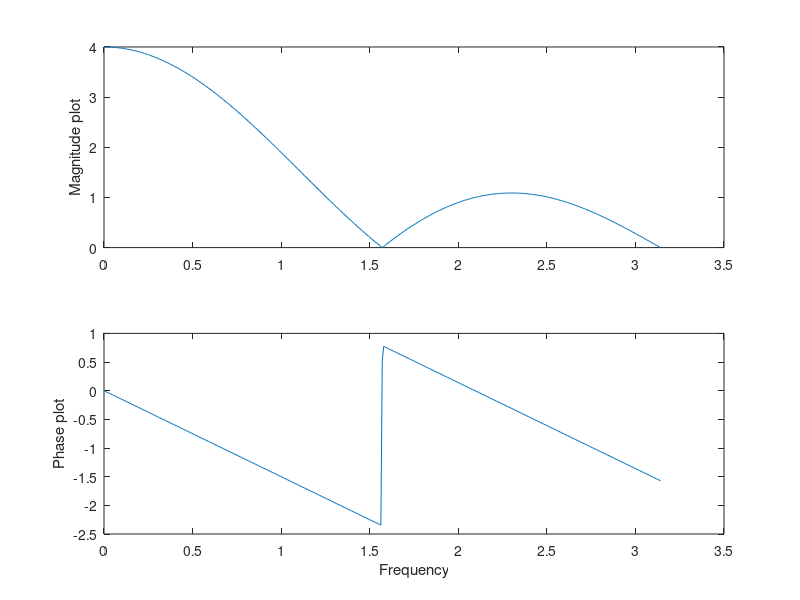

The MATLAB source for this figure:
df = 0:pi/400:pi; % 401 frequency points
n = [1 1 1 1]
d = [1]
x = freqz(n, d, df)
subplot(2, 1, 1);
plot(df, abs(x) );
ylabel('Magnitude plot');
subplot(2, 1, 2);
plot(df, angle(x) );
ylabel('Phase plot'); xlabel('Frequency');
